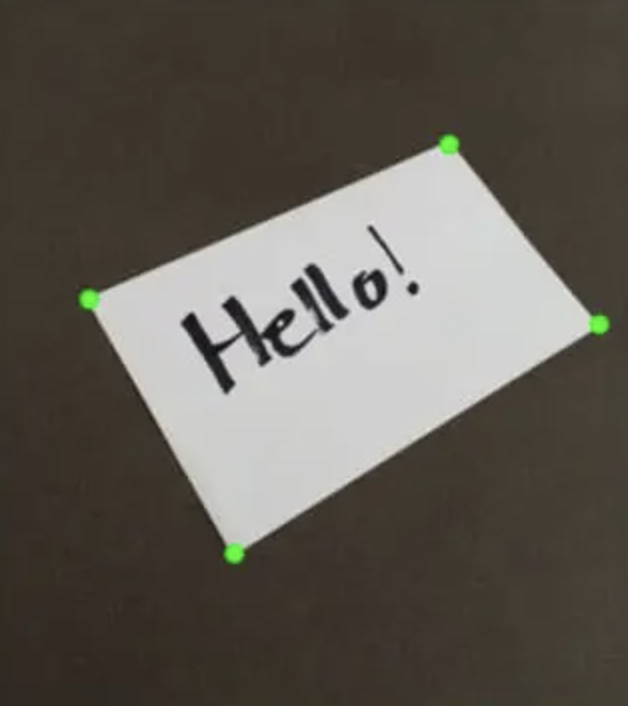
#> input picture images/example_01.png, 628 x 706 px; its folder holds only this picture in this run
$ python scan_documents.py
#> lines starting #> are read from the running program, lines starting #| are printed output that depends on the picture; after the words box and inside, x2 and y2 are one past the last pixel; in counts of white or black regions, pixels touching at a corner belong together
### document_scanner.py
# import the necessary packages
from transform import four_point_transform
from skimage.filters import threshold_local
import numpy as np
import cv2
import imutils
from utils import load_image, save_image

def scan_document(image_path, image_name):
    print("Scanning document", image_name)
    image = load_image(image_path)

    ratio = image.shape[0] / 500.0
    orig = image.copy()
    edged = find_edges(image)

    try:
        image_with_contours, screen_cnt = find_contours(edged, image)
    except ValueError as e:
        print(f"Error: {e}")
        return

    # Apply the four point transform to obtain a top-down
    # View of the original image
    warped = four_point_transform(orig, screen_cnt.reshape(4, 2) * ratio)

    # convert the warped image to grayscale, then threshold it
    # to give it that 'black and white' paper effect
    warped = cv2.cvtColor(warped, cv2.COLOR_BGR2GRAY)
    T = threshold_local(warped, 11, offset = 10, method = "gaussian")
    warped = (warped > T).astype("uint8") * 255

    folder_name = 'results/' + image_name.split(".")[0]
    save_image(folder_name, '1_original_image.jpg', orig)
    save_image(folder_name, '2_edged_image.jpg', edged)
    save_image(folder_name, '3_image_with_contour.jpg', image_with_contours)
    save_image(folder_name, '4_scanned_image.jpg', warped)
    print("Saved document", image_name)
    return warped

def find_edges(image):
	# load the image and resize it
    image = imutils.resize(image, height = 500)

    # convert the image to grayscale, blur it, and find edges
    # in the image
    gray = cv2.cvtColor(image, cv2.COLOR_BGR2GRAY)
    gray = cv2.GaussianBlur(gray, (5, 5), 0)
    edged = cv2.Canny(gray, 75, 200)
    return edged


def find_contours(edged, image):
    # find the contours in the edged image, keeping only the
    # largest ones, and initialize the screen contour

    # This finds the contours (i.e., the boundaries or outlines of shapes) in the image.
    cnts = cv2.findContours(edged.copy(), cv2.RETR_LIST, cv2.CHAIN_APPROX_SIMPLE)

    # The cv2.findContours() function can return different outputs based on the OpenCV version, so imutils.grab_contours(cnts) is a helper function to standardize the format, making sure you only get the contour list.
    cnts = imutils.grab_contours(cnts)

    # Sorts the contours by area, keeping only the top 5 largest contours. You sort by cv2.contourArea to prioritize bigger contours, which are more likely to correspond to large objects like a piece of paper.
    cnts = sorted(cnts, key = cv2.contourArea, reverse = True)[:5]

    # Loops through the top 5 contours and approximates each one to determine if it's a quadrilateral (i.e., a shape with 4 sides).
    for c in cnts:
        # Calculates the perimeter of the contour c.
        peri = cv2.arcLength(c, True)

        # Approximates the contour with fewer points based on the perimeter. This simplifies the contour and helps determine if it can be approximated as a rectangle (the piece of paper).
        approx = cv2.approxPolyDP(c, 0.02 * peri, True)

        # if our approximated contour has four points, then we
        # can assume that we have found our screen
        found_quad = False
        if len(approx) == 4:
            screen_cnt = approx
            found_quad = True
            break

    # show the contour (outline) of the piece of paper
    if not found_quad:
        raise ValueError("The image provided does not contain a paper, or the image is not clear.")

    cv2.drawContours(image, [screen_cnt], -1, (0, 255, 0), 2)
    return image, screen_cnt

### transform.py
import numpy as np
import cv2

def order_points(pts):
    # pts is a set of 4 points given. With these points we have to
    # figure the respective corners of a rectangle.
    # The name of the points do not matter but they must maintain
    # a consistnet order.
    # Lets try to go with top left, top right, bottom right and bottom left
    rect = np.zeros((4,2), dtype="float32")

    # We find sum in every row, so the sum of x + y for every point. The lowest sum must be diagnol to the highest sum
    # We then find the diff in every row, so x - y for every point. The lowest diff be diagnol to the highest diff

    sums = pts.sum(axis=1)
    diff = np.diff(pts, axis = 1)

    # Points at 0 and 2 will be diagonal
    rect[0] = pts[np.argmin(sums)]
    rect[2] = pts[np.argmax(sums)]

    # Points at 1 and 3 will be diagonal
    rect[1] = pts[np.argmin(diff)]
    rect[3] = pts[np.argmax(diff)]

    return rect


def four_point_transform(image, pts):
    # We have 4 points, we return the transform
    rect = order_points(pts)
    (tl, tr, bl, br) = rect

    width1 = np.sqrt((tr[0] - tl[0]) ** 2 + (tr[1] - tl[1]) ** 2)
    width2 = np.sqrt((br[0] - bl[0]) ** 2 + (br[1] - bl[1]) ** 2)
    max_width = max(int(width1), int(width2))

    height1 = np.sqrt((tr[0] - br[0]) ** 2 + (tr[1] - br[1]) ** 2)
    height2 = np.sqrt((tl[0] - bl[0]) ** 2 + (tl[1] - bl[1]) ** 2)
    max_height = max(int(height1), int(height2))

    dst = np.array([[0, 0], [max_width - 1, 0], [max_width - 1, max_height - 1], [0, max_height - 1]], dtype = "float32")

    # compute the perspective transform matrix and then apply it
    M = cv2.getPerspectiveTransform(rect, dst)
    warped = cv2.warpPerspective(image, M, (max_width, max_height))

	# return the warped image
    return warped

### utils.py
import os
import cv2

def load_image(path: str):
    """
    Args:
        path: string representing a file path to an image

    """
    img = cv2.imread(path)
    print(path)
    return img


def save_image(path: str, image_name: str, image) -> None:
    """
    Args:
        path: string representing a file path to an image
        image_name: the name of the image to be saved
        image: the image to be saved
    """
    base_path = os.path.split(path)[0]
    os.chdir(base_path)
    folder_path = os.path.split(path)[1]
    if not os.path.exists(folder_path):
        print("Path doesn't exist so creating one")
        os.makedirs(folder_path)

    os.chdir("../")

    new_image_path = os.path.join(path, image_name)
    print(new_image_path)
    if image is None:
        print("Error: Image data is empty.")
    else:
        success = cv2.imwrite(new_image_path, image)
        if not success:
            print("Error: Failed to save the image.")

### scan_documents.py
from document_scanner import scan_document
import os
import cv2

def load_images_and_process(folder_path):
    # Get a list of all image files in the folder
#> called with folder_path = 'images'
    image_files = [f for f in os.listdir(folder_path) if f.endswith(('.png', '.jpg', '.jpeg', '.tiff', '.bmp'))]

    for image_file in image_files:
        # Build full path to the image
        image_path = os.path.join(folder_path, image_file)

        # Load the image using OpenCV
        image = cv2.imread(image_path)
#> image is the input picture: shape (706, 628, 3); mean B, G, R 82.8, 90.5, 95.1

        if image is None:
            print(f"Failed to load image: {image_path}")
            continue

        print(f"Processing image: {image_file}")

        # Call your document_scan method to process the image
        scan_document(image_path, image_file)
#> in find_edges, `edged = cv2.Canny(gray, 75, 200)`:
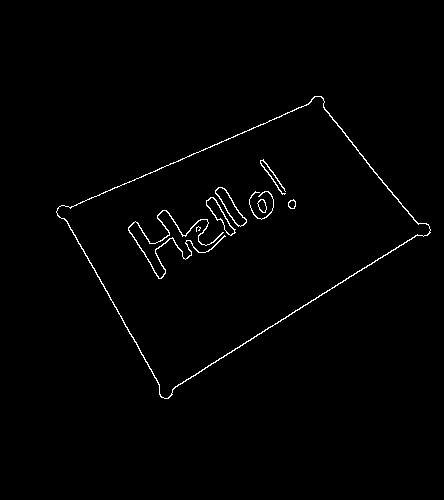
#> edged: shape (500, 444); 1.1% white in thin lines or dots, all inside (x1, y1, x2, y2) = (56, 96, 431, 399)
#> in find_contours, `cnts = cv2.findContours(edged.copy(), cv2.RETR_LIST, cv2.CHAIN_APPROX_..`: cnts = 14 contours, 1 with area under 20; largest, box (x1, y1, x2, y2) and area: (56, 96, 431, 399) 55176, (56, 96, 431, 399) 54744, (215, 187, 247, 227) 426, (215, 187, 247, 227) 373, (206, 197, 236, 236) 338
#> in find_contours, `cnts = sorted(cnts, key = cv2.contourArea, reverse = True)[:5]`: cnts = 5 contours; box (x1, y1, x2, y2) and area: (56, 96, 431, 399) 55176, (56, 96, 431, 399) 54744, (215, 187, 247, 227) 426, (215, 187, 247, 227) 373, (206, 197, 236, 236) 338
#> the loop in find_contours, `for c in cnts:` made 1 pass
#> (peri, found_quad, screen_cnt) on pass 1: (1077.6, True, [[321, 96], [57, 208], [161, 397], [430, 232]])
#> in find_contours, `cv2.drawContours(image, [screen_cnt], -1, (0, 255, 0), 2)`:
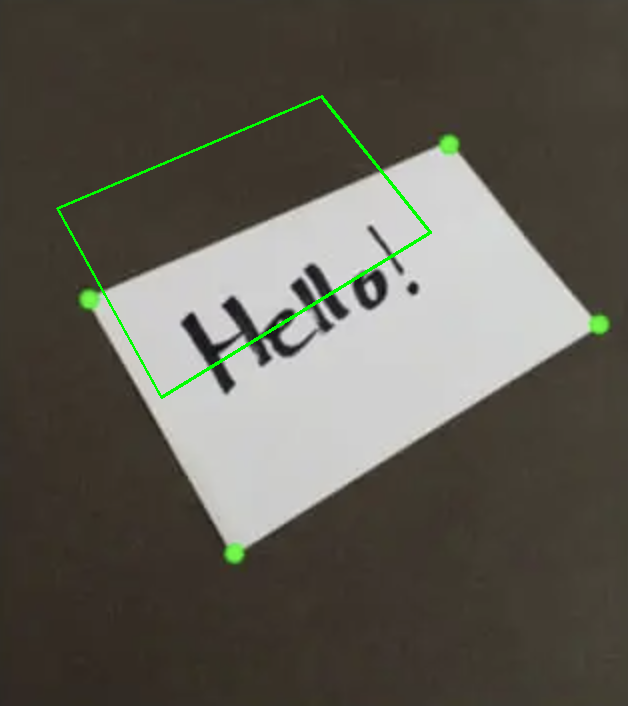
#> image: shape (706, 628, 3); 0.65% of pixels changed, all inside (x1, y1, x2, y2) = (56, 95, 432, 399)
#> in scan_document, `image_with_contours, screen_cnt = find_contours(edged, image)`: screen_cnt = [[321, 96], [57, 208], [161, 397], [430, 232]]
#> in order_points, `sums = pts.sum(axis=1)`: sums = [588.8, 374.2, 787.9, 934.7]
#> in order_points, `diff = np.diff(pts, axis = 1)`: diff = [-317.7, 213.2, 333.2, -279.6]
#> in four_point_transform, `rect = order_points(pts)`: rect = [[80.48, 293.7], [453.3, 135.6], [607.2, 327.6], [227.3, 560.6]]
#> in four_point_transform, `(tl, tr, bl, br) = rect`: tl = [80.48, 293.7]; tr = [453.3, 135.6]; bl = [607.2, 327.6]; br = [227.3, 560.6]
#> in four_point_transform, `width1 = np.sqrt((tr[0] - tl[0]) ** 2 + (tr[1] - tl[1]) ** 2)`: width1 = 404.9
#> in four_point_transform, `width2 = np.sqrt((br[0] - bl[0]) ** 2 + (br[1] - bl[1]) ** 2)`: width2 = 445.6
#> in four_point_transform, `max_width = max(int(width1), int(width2))`: max_width = 445
#> in four_point_transform, `height1 = np.sqrt((tr[0] - br[0]) ** 2 + (tr[1] - br[1]) ** 2)`: height1 = 481.3
#> in four_point_transform, `height2 = np.sqrt((tl[0] - bl[0]) ** 2 + (tl[1] - bl[1]) ** 2)`: height2 = 527.8
#> in four_point_transform, `max_height = max(int(height1), int(height2))`: max_height = 527
#> in four_point_transform, `dst = np.array([[0, 0], [max_width - 1, 0], [max_width - 1, max_height..`: dst = [[0, 0], [444, 0], [444, 526], [0, 526]]
#> in four_point_transform, `M = cv2.getPerspectiveTransform(rect, dst)`: M = [[0.932, -0.513, 75.61], [0.925, 2.18, -714.6], [-0.000309, 0.000775, 1]]
#> in four_point_transform, `warped = cv2.warpPerspective(image, M, (max_width, max_height))`:
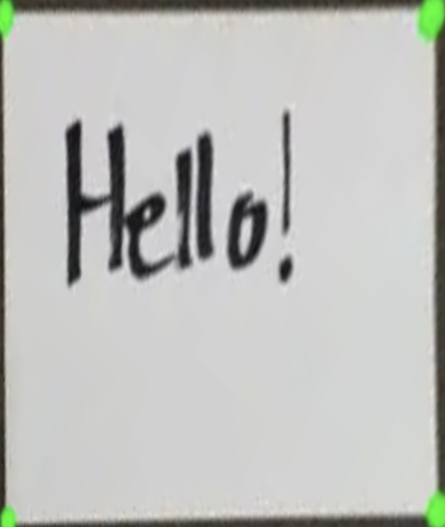
#> warped: shape (527, 445, 3); mean B, G, R 188.5, 191.5, 190.5
#> in scan_document, `T = threshold_local(warped, 11, offset = 10, method = "gaussian")`:
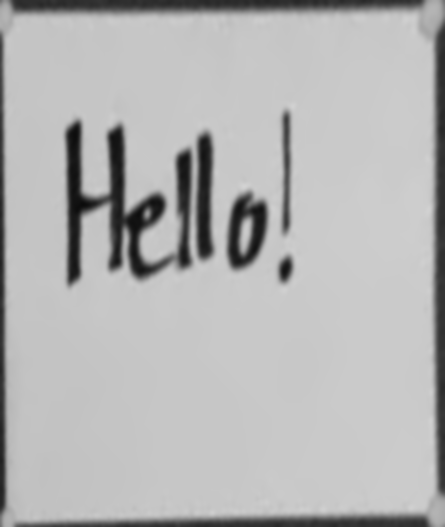
#> T: shape (527, 445) float64; min 11.28, max 211.4, mean 180.9
#> in scan_document, `warped = (warped > T).astype("uint8") * 255`:
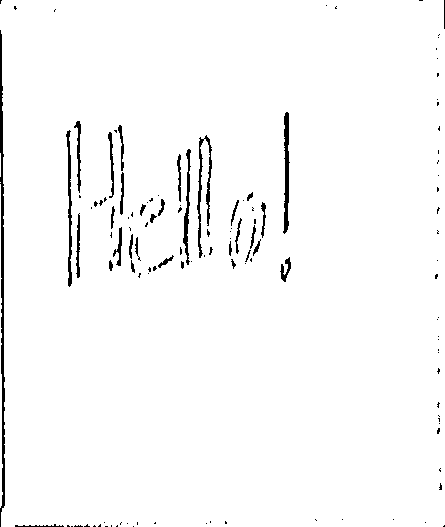
#> warped: shape (527, 445); 97.6% white; 126 black regions (92 under 20 px), largest, box (x1, y1, x2, y2) and area: (0, 30, 5, 527) 1289, (197, 135, 212, 258) 534, (283, 112, 290, 234) 505

# Folder containing the images
image_folder = 'images'

# Load images and process them one by one
load_images_and_process(image_folder)
